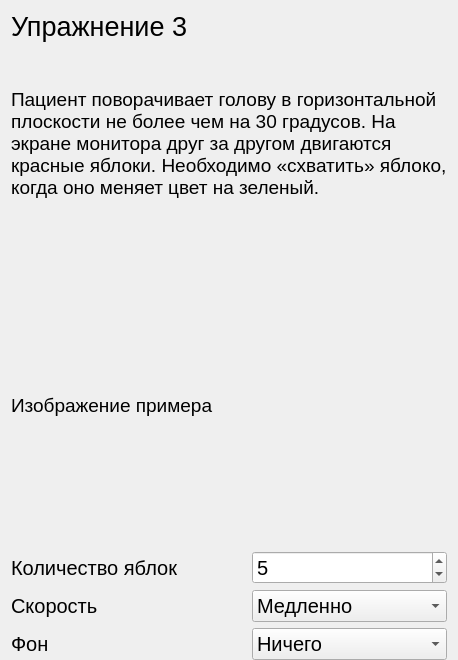
               <widget class="QWidget" name="page_ex3">
                <layout class="QVBoxLayout" name="verticalLayout_7">
                 <property name="bottomMargin">
                  <number>0</number>
                 </property>
                 <item>
                  <widget class="QLabel" name="label_10">
                   <property name="font">
                    <font>
                     <pointsize>20</pointsize>
                    </font>
                   </property>
                   <property name="text">
                    <string>Упражнение 3</string>
                   </property>
                  </widget>
                 </item>
                 <item>
                  <spacer name="verticalSpacer_13">
                   <property name="orientation">
                    <enum>Qt::Vertical</enum>
                   </property>
                   <property name="sizeType">
                    <enum>QSizePolicy::Preferred</enum>
                   </property>
                   <property name="sizeHint" stdset="0">
                    <size>
                     <width>20</width>
                     <height>40</height>
                    </size>
                   </property>
                  </spacer>
                 </item>
                 <item>
                  <widget class="QLabel" name="label_12">
                   <property name="sizePolicy">
                    <sizepolicy hsizetype="Expanding" vsizetype="Minimum">
                     <horstretch>0</horstretch>
                     <verstretch>0</verstretch>
                    </sizepolicy>
                   </property>
                   <property name="font">
                    <font>
                     <pointsize>14</pointsize>
                    </font>
                   </property>
                   <property name="text">
                    <string>Пациент поворачивает голову в горизонтальной плоскости не более чем на 30 градусов. На экране монитора друг за другом двигаются красные яблоки. Необходимо «схватить» яблоко, когда оно меняет цвет на зеленый.</string>
                   </property>
                   <property name="wordWrap">
                    <bool>true</bool>
                   </property>
                  </widget>
                 </item>
                 <item>
                  <spacer name="verticalSpacer_14">
                   <property name="orientation">
                    <enum>Qt::Vertical</enum>
                   </property>
                   <property name="sizeType">
                    <enum>QSizePolicy::Preferred</enum>
                   </property>
                   <property name="sizeHint" stdset="0">
                    <size>
                     <width>20</width>
                     <height>100</height>
                    </size>
                   </property>
                  </spacer>
                 </item>
                 <item>
                  <widget class="QLabel" name="lable_apple_example_img_3">
                   <property name="sizePolicy">
                    <sizepolicy hsizetype="Preferred" vsizetype="Preferred">
                     <horstretch>0</horstretch>
                     <verstretch>160</verstretch>
                    </sizepolicy>
                   </property>
                   <property name="minimumSize">
                    <size>
                     <width>300</width>
                     <height>200</height>
                    </size>
                   </property>
                   <property name="font">
                    <font>
                     <pointsize>14</pointsize>
                    </font>
                   </property>
                   <property name="text">
                    <string>Изображение примера</string>
                   </property>
                   <property name="scaledContents">
                    <bool>true</bool>
                   </property>
                  </widget>
                 </item>
                 <item>
                  <spacer name="verticalSpacer_12">
                   <property name="orientation">
                    <enum>Qt::Vertical</enum>
                   </property>
                   <property name="sizeType">
                    <enum>QSizePolicy::Preferred</enum>
                   </property>
                   <property name="sizeHint" stdset="0">
                    <size>
                     <width>20</width>
                     <height>40</height>
                    </size>
                   </property>
                  </spacer>
                 </item>
                 <item>
                  <layout class="QHBoxLayout" name="horizontalLayout_7">
                   <item>
                    <widget class="QLabel" name="label_13">
                     <property name="font">
                      <font>
                       <pointsize>15</pointsize>
                      </font>
                     </property>
                     <property name="text">
                      <string>Количество яблок</string>
                     </property>
                    </widget>
                   </item>
                   <item>
                    <spacer name="horizontalSpacer_5">
                     <property name="orientation">
                      <enum>Qt::Horizontal</enum>
                     </property>
                     <property name="sizeType">
                      <enum>QSizePolicy::Preferred</enum>
                     </property>
                     <property name="sizeHint" stdset="0">
                      <size>
                       <width>40</width>
                       <height>20</height>
                      </size>
                     </property>
                    </spacer>
                   </item>
                   <item>
                    <widget class="QSpinBox" name="spinBox_apple_count_3">
                     <property name="font">
                      <font>
                       <pointsize>15</pointsize>
                      </font>
                     </property>
                     <property name="value">
                      <number>5</number>
                     </property>
                    </widget>
                   </item>
                  </layout>
                 </item>
                 <item>
                  <layout class="QHBoxLayout" name="horizontalLayout_8">
                   <item>
                    <widget class="QLabel" name="label_11">
                     <property name="font">
                      <font>
                       <pointsize>15</pointsize>
                      </font>
                     </property>
                     <property name="text">
                      <string>Скорость</string>
                     </property>
                    </widget>
                   </item>
                   <item>
                    <spacer name="horizontalSpacer_6">
                     <property name="orientation">
                      <enum>Qt::Horizontal</enum>
                     </property>
                     <property name="sizeType">
                      <enum>QSizePolicy::Preferred</enum>
                     </property>
                     <property name="sizeHint" stdset="0">
                      <size>
                       <width>40</width>
                       <height>20</height>
                      </size>
                     </property>
                    </spacer>
                   </item>
                   <item>
                    <widget class="QComboBox" name="comboBox_speed_apple_3">
                     <property name="font">
                      <font>
                       <pointsize>15</pointsize>
                      </font>
                     </property>
                     <item>
                      <property name="text">
                       <string>Медленно</string>
                      </property>
                     </item>
                     <item>
                      <property name="text">
                       <string>Средне</string>
                      </property>
                     </item>
                     <item>
                      <property name="text">
                       <string>Быстро</string>
                      </property>
                     </item>
                    </widget>
                   </item>
                  </layout>
                 </item>
                 <item>
                  <layout class="QHBoxLayout" name="horizontalLayout_9">
                   <item>
                    <widget class="QLabel" name="label_fon_3">
                     <property name="font">
                      <font>
                       <pointsize>15</pointsize>
                      </font>
                     </property>
                     <property name="text">
                      <string>Фон</string>
                     </property>
                    </widget>
                   </item>
                   <item>
                    <spacer name="horizontalSpacer_7">
                     <property name="orientation">
                      <enum>Qt::Horizontal</enum>
                     </property>
                     <property name="sizeType">
                      <enum>QSizePolicy::Preferred</enum>
                     </property>
                     <property name="sizeHint" stdset="0">
                      <size>
                       <width>40</width>
                       <height>20</height>
                      </size>
                     </property>
                    </spacer>
                   </item>
                   <item>
                    <widget class="QComboBox" name="comboBox_fon_apple_3">
                     <property name="font">
                      <font>
                       <pointsize>15</pointsize>
                      </font>
                     </property>
                     <item>
                      <property name="text">
                       <string>Ничего</string>
                      </property>
                     </item>
                     <item>
                      <property name="text">
                       <string>Снег</string>
                      </property>
                     </item>
                     <item>
                      <property name="text">
                       <string>Дождь</string>
                      </property>
                     </item>
                     <item>
                      <property name="text">
                       <string>Туман</string>
                      </property>
                     </item>
                    </widget>
                   </item>
                  </layout>
                 </item>
                </layout>
               </widget>
